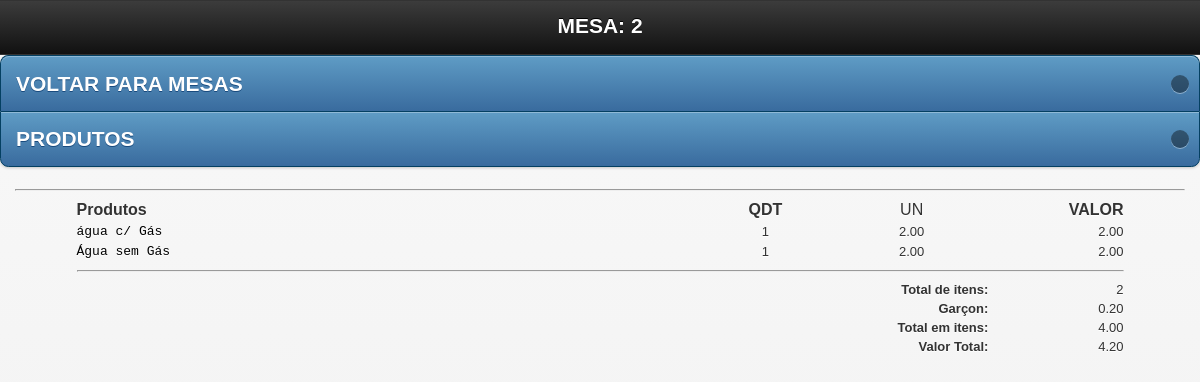
The app's page /mobile/vermesa.php?id_mesa=2 (signed in) with its own data.
### tables this page shows
CREATE TABLE `tbl_carrinho` (
  `id` int(11) NOT NULL AUTO_INCREMENT,
  `cod` int(11) NOT NULL,
  `nome` varchar(150) NOT NULL,
  `preco` varchar(10) NOT NULL,
  `qtd` int(11) NOT NULL,
  `comanda` int(200) NOT NULL,
  `data` date NOT NULL,
  `time` time NOT NULL,
  `id_mesa` int(30) NOT NULL,
  `situacao` int(2) NOT NULL,
  `idGarcon` varchar(200) NOT NULL,
  `status` int(1) NOT NULL,
  `destino` int(1) NOT NULL,
  `entregue` int(1) NOT NULL,
  `feito` int(1) NOT NULL,
  PRIMARY KEY (`id`)
);

CREATE TABLE `config` (
  `id_conf` int(30) NOT NULL,
  `empresa` varchar(200) NOT NULL,
  `telefone` varchar(30) NOT NULL,
  `pgarcon` int(10) NOT NULL,
  `ativo` int(2) NOT NULL
);

### mobile/vermesa.php (the view, shortened to what this page needs)
<!doctype html>
<html class="no-js ui-mobile-rendering" lang="pt">
<head>
      <link rel="stylesheet" href="css/jquery.mobile-1.3.1.min.css" />
      <link rel="stylesheet" href="../css/css.css"/>
</head>
<body>
<div id="categories" data-role="page" data-title="Categories">
      <div data-role="header">
            <h1>MESA: <?php echo $_GET['id_mesa']; ?></h1>
      </div>
             <ul data-role="listview" data-inset="true" data-theme="b">
            <li><a href="mesas.php">VOLTAR PARA MESAS</a></li>
            <li><a href="javascript:window.history.go(-1)">PRODUTOS</a></li>
            </ul>
      <div data-role="content">
      <hr/>
      <div id="mesas2">
<table width="100%">
    <tr style="font-size:16px;">
	  <td width="56%" style="font-size:16px;"><strong>Produtos</strong></td>
	  <td width="12%" align="center"style="font-size:16px;"><strong>QDT</strong></td>
	  <td width="14%" align="center"style="font-size:16px;">UN</td>
	  <td align="right" style="font-size:16px;"><strong>VALOR</strong></td>
	  </tr>
	<?php
	$mesa = $_GET['id_mesa'];
	$carrinho = mysql_query("SELECT *, SUM(qtd) AS qt,SUM(preco) AS pr FROM tbl_carrinho WHERE id_mesa = '$mesa' AND situacao ='1' GROUP BY cod") or die(mysql_error());
	$contar = mysql_num_rows($carrinho);
	if($contar == 0){
		echo "";
	}else{
		while($res = mysql_fetch_array($carrinho)){
			$nome  			= $res['nome'];
			$preco       	= $res['pr'];
			$unitario		= $res['preco'];
			$qtd		 	= $res['qt'];
			$id_mesa		= $res['id_mesa'];
			$itens			+=$qtd;
			$total += $preco;
	?>
	<tr class="fontcomanda">
    <td align="left" class="btn">
      <a href="cozinha.php?id_mesa=<?php echo $id_mesa ?>&nome=<?php echo $nome; ?>"  title="Imprimir" onclick="Cozinha(this.href,'nomeJanela','350','600','yes');return false" class="fontcomanda"><?php echo $nome; ?></a></td>
    <td align="center" ><?php echo $qtd; ?> </td>
    <td align="center" ><?php echo $unitario ?></td>
    <td width="12%" align="right"><?php echo number_format($preco, 2); ?></td>
    </tr>
     <?php
		}
	}
	?>
     <tr class="fontcomanda">
       <td colspan="4" align="right" class="btn"><hr/></td>
     </tr>
     <tr class="fontcomanda">
	  <td colspan="3" align="right" class="btn"><strong>Total de itens:</strong></td>
	  <td align="right"><?php echo $itens ?></td>
    </tr>
     <tr class="fontcomanda">
       <td colspan="3" align="right" class="btn"><strong>Garçon: </strong></td>
       <td align="right">
         <?php
			$g = mysql_query("SELECT * FROM config") or die(mysql_error());
			$w = mysql_fetch_array($g);
			$ativo = $w['ativo'];
			$percentual = $w['pgarcon'];
			if($ativo == 1){
			$porcento_garcon = $percentual;
			}else{
			$porcento_garcon = 0;
			}
				$pgarcon = $total * $porcento_garcon / 100;
				$somatotal = $total + $pgarcon;
			?> <?php echo number_format($pgarcon, 2, '.', '.'); ?>
       </td>
     </tr>
     <tr class="fontcomanda">
       <td colspan="3" align="right" class="btn"><strong>Total em itens: </strong></td>
       <td align="right"> <?php echo number_format($total, 2, '.', '.'); ?></td>
     </tr>
     <tr class="fontcomanda">
       <td colspan="3" align="right" class="btn"><strong>Valor Total: </strong></td>
       <td align="right"> <?php echo number_format($somatotal, 2, '.', '.'); ?></td>
     </tr>
    </table>
</div>
</body>
</html>

### css/css.css (style rules this page uses)
body { margin-left: 0px;margin-top: 0px;margin-right: 0px;margin-bottom: 0px; background-color:#FFF; font-family:Verdana, Geneva, sans-serif; font-size:14px; }
h1 { font-size:18px; margin-top:0; }
#mesas2 { width:90%; height:700px; margin:0 auto;overflow:auto; margin-top: }
.fontcomanda { font-size:13px; }
.fontcomanda a:link { font:10px "Courier New", Courier, monospace; font-size:13px; text-decoration:none;color:#000; }

### records on screen
tbl_carrinho: nome "água c/ Gás", qtd "1", preco "2.00"
tbl_carrinho: nome "Água sem Gás", qtd "1", preco "2.00"
config: pgarcon "0.20", pgarcon "4.20"

### other values on screen
$_GET['id_mesa'] "2"
$itens "2"
$total "4.00"
